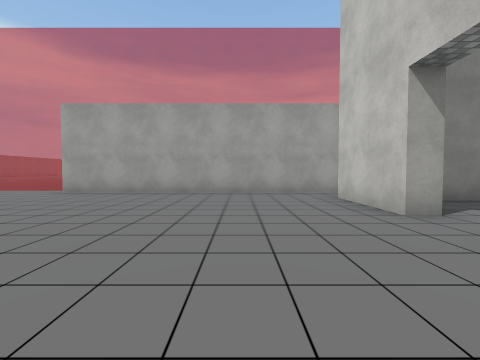
[1] (above)

12 first-person views from a walk through a scene from a Unity 3-D project. The camera is 1.2 m above the floor, tilts 2° down and sees 90° across. The floor is counted in squares, 2 m on a side. Each view is taken from the middle of a square. On the plan, view 1 faces up. The plan holds only what a view shows up to about 9 squares ahead; the rest is blank. The place goes on beyond the plan. Some surface patterns are stand-ins.

[2]
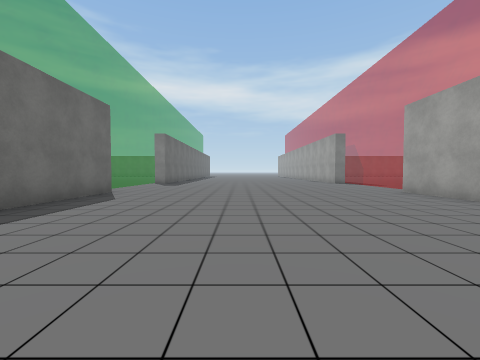

[3]
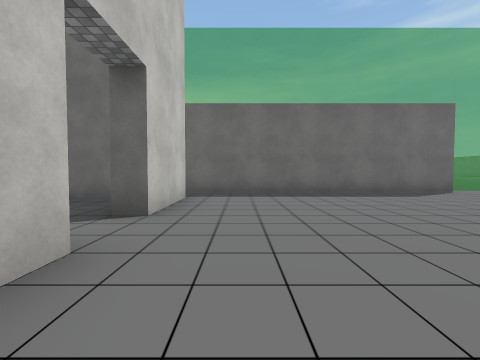

[4]
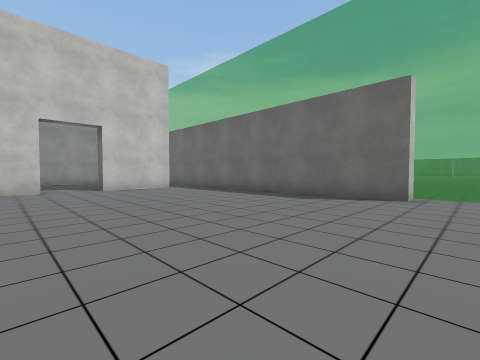

[5]
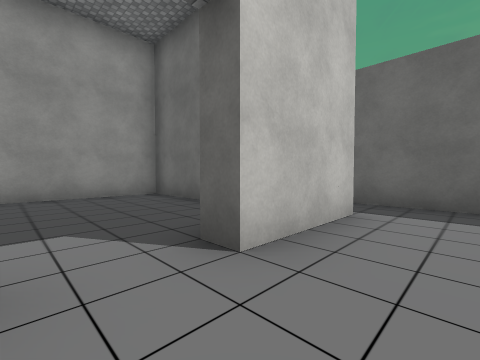

[6]
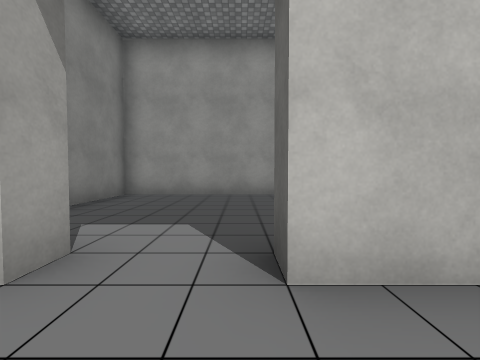

[7]
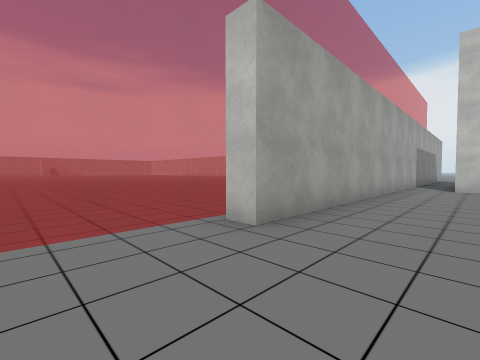

[8]
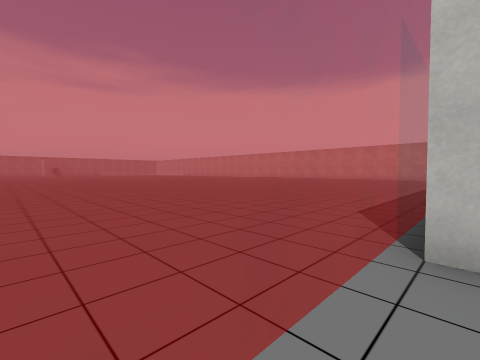

[9]
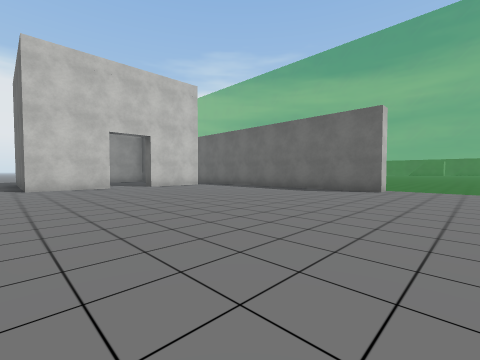

[10]
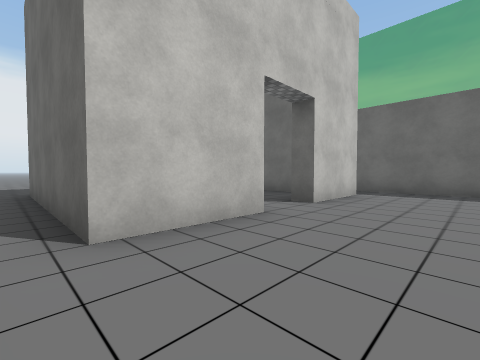

[11]
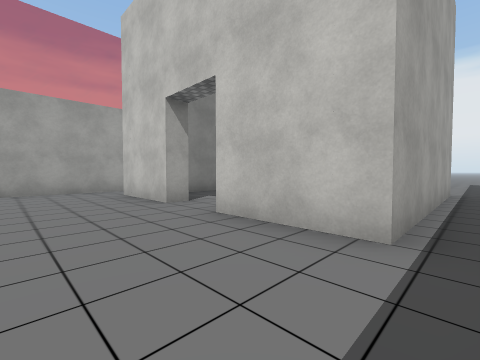

[12]
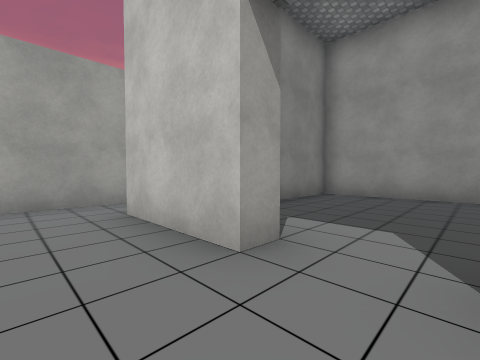

### Floor plan
Key: @ floor where view 1 was taken; # wall or solid block; . floor; = window, fence, low wall or low ledge.
Columns run from 7 left of view 1 to 11 right of it. Each row starts with its distance up from view 1.
 19 =
 18 ==
 17 ===
 16 ====
 15 =====
 14 ======
 13 =======
 12 ========
 11 =========
 10 ==========
  9 ===========
  8 =========
  7 ..##########
  6 ...................
  5 ..........###### ..
  4 ..........#....#
  3 ...............#
  2 ...............#
  1 ..........#....#
  0 .......@..######
 -1 .................
 -2 ..#########
 -3 ===
 -4 ===
 -5 ===
 -6 ===
 -7  ==
 -8  =

Positions as (right, up) in squares from view 1, and headings:
1: (0, 0), facing up
2: (2, 2), facing left
3: (1, 5), facing down
4: (-6, 4), facing down-right
5: (1, 3), facing down-right
6: (1, 2), facing right
7: (-7, 5), facing up-right
8: (-7, 7), facing up-right
9: (-7, 6), facing down-right
10: (0, 6), facing down-right
11: (0, -1), facing up-right
12: (1, 2), facing up-right
